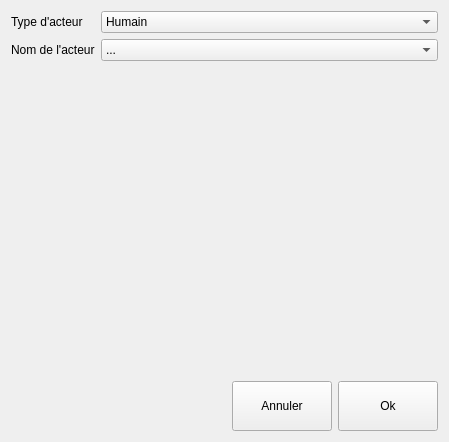
<?xml version="1.0" encoding="UTF-8"?>
<ui version="4.0">
 <class>SelectActorWidget</class>
 <widget class="QWidget" name="SelectActorWidget">
  <property name="geometry">
   <rect>
    <x>0</x>
    <y>0</y>
    <width>449</width>
    <height>442</height>
   </rect>
  </property>
  <property name="windowTitle">
   <string>Form</string>
  </property>
  <layout class="QGridLayout" name="gridLayout">
   <item row="0" column="0">
    <layout class="QVBoxLayout" name="verticalLayout_5"/>
   </item>
   <item row="1" column="1">
    <layout class="QVBoxLayout" name="verticalLayout_9">
     <item>
      <layout class="QFormLayout" name="formLayout">
       <item row="0" column="0">
        <widget class="QLabel" name="actorTypeLabel">
         <property name="text">
          <string>Type d'acteur</string>
         </property>
        </widget>
       </item>
       <item row="1" column="0">
        <widget class="QLabel" name="actorNameLabel">
         <property name="text">
          <string>Nom de l'acteur</string>
         </property>
        </widget>
       </item>
       <item row="0" column="1">
        <widget class="QComboBox" name="actorTypeCB">
         <item>
          <property name="text">
           <string>Humain</string>
          </property>
         </item>
         <item>
          <property name="text">
           <string>IA</string>
          </property>
         </item>
        </widget>
       </item>
       <item row="1" column="1">
        <widget class="QComboBox" name="actorNameCB">
         <item>
          <property name="text">
           <string>...</string>
          </property>
         </item>
        </widget>
       </item>
      </layout>
     </item>
     <item>
      <spacer name="verticalSpacer_3">
       <property name="orientation">
        <enum>Qt::Vertical</enum>
       </property>
       <property name="sizeHint" stdset="0">
        <size>
         <width>20</width>
         <height>40</height>
        </size>
       </property>
      </spacer>
     </item>
     <item>
      <layout class="QHBoxLayout" name="horizontalLayout_3">
       <item>
        <spacer name="horizontalSpacer">
         <property name="orientation">
          <enum>Qt::Horizontal</enum>
         </property>
         <property name="sizeHint" stdset="0">
          <size>
           <width>40</width>
           <height>20</height>
          </size>
         </property>
        </spacer>
       </item>
       <item>
        <widget class="QPushButton" name="cancelButt">
         <property name="minimumSize">
          <size>
           <width>100</width>
           <height>50</height>
          </size>
         </property>
         <property name="maximumSize">
          <size>
           <width>100</width>
           <height>50</height>
          </size>
         </property>
         <property name="text">
          <string>Annuler</string>
         </property>
        </widget>
       </item>
       <item>
        <widget class="QPushButton" name="okButt">
         <property name="minimumSize">
          <size>
           <width>100</width>
           <height>50</height>
          </size>
         </property>
         <property name="maximumSize">
          <size>
           <width>100</width>
           <height>50</height>
          </size>
         </property>
         <property name="text">
          <string>Ok</string>
         </property>
        </widget>
       </item>
      </layout>
     </item>
    </layout>
   </item>
  </layout>
  <widget class="QWidget" name="layoutWidget">
   <property name="geometry">
    <rect>
     <x>0</x>
     <y>0</y>
     <width>2</width>
     <height>2</height>
    </rect>
   </property>
   <layout class="QVBoxLayout" name="verticalLayout_6"/>
  </widget>
 </widget>
 <resources/>
 <connections/>
</ui>
